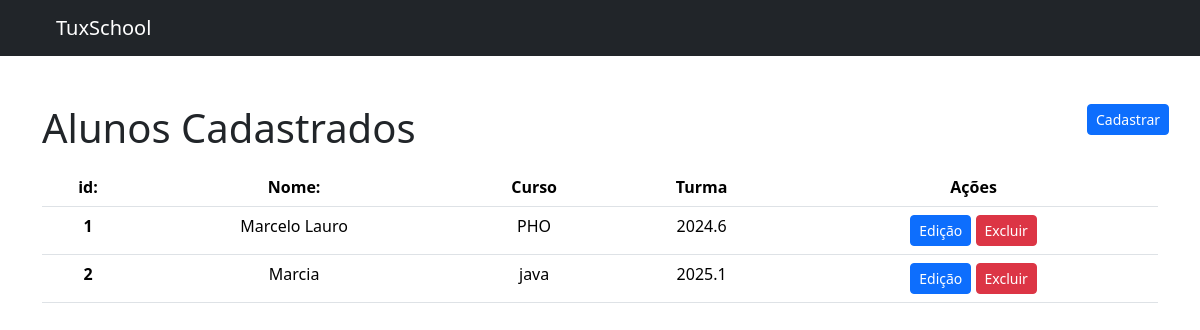
The app's page /, older data.
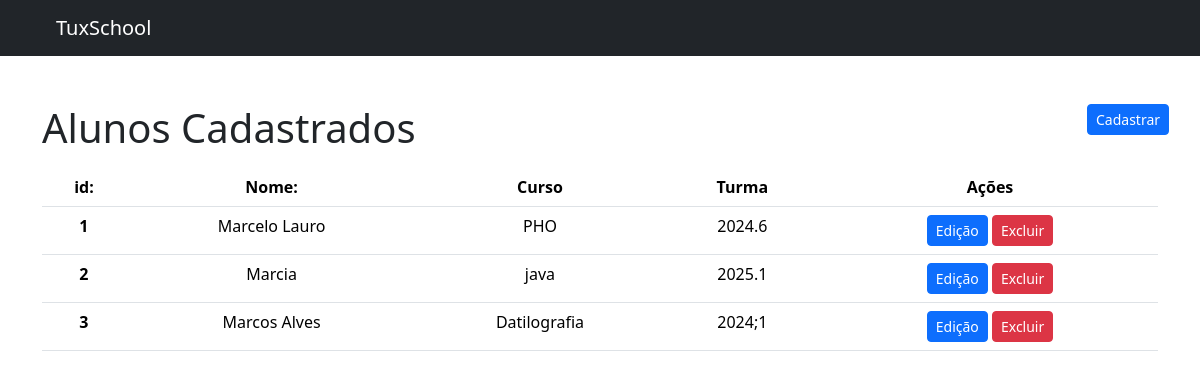
The same page, newer data.
### alunos/models.py (models this page shows)
class Alunos(models.Model):
    nome = models.CharField(max_length=100, null=False, blank=False)
    curso = models.CharField(max_length=100, null=False, blank=False)
    turma = models.CharField(max_length=100, null=False, blank=False)

### alunos/views.py (the view)
# urls.py: path("", AlunosListViews.as_view(), name="alunos_list"),
class AlunosListViews(ListView):
    model = Alunos

### alunos/templates/alunos/alunos_list.html
{% extends 'base.html' %}
{% block content %}
    <div class="row">
                <div class="col-11">
                    <h1>Alunos Cadastrados</h1>
                </div>
                <div class="col-1">
                    <a href="{% url 'alunos_create'%}" class="btn btn-primary btn-sm">Cadastrar</a>
                </div>
            </div>
            <div>
                <table class="table mt-2 text-center">
                  <thead>
                    <tr>
                      <th scope="col">id:</th>
                      <th scope="col">Nome: </th>
                      <th scope="col">Curso</th>
                      <th scope="col">Turma</th>
                        <th scope="col">Ações</th>
                    </tr>
                  </thead>
                  <tbody>
                  {% for aluno in alunos_list %}
                    <tr>
                      <th scope="row">{{aluno.id}}</th>
                      <td>{{aluno.nome}}</td>
                      <td>{{aluno.curso}}</td>
                      <td>{{aluno.turma}}</td>
                        <td>
                            <button type="button" class="btn btn-primary btn-sm">Edição</button>
                            <button type="button" class="btn btn-danger btn-sm">Excluir</button>
                        </td>
                    </tr>
                  {% endfor %}
                  </tbody>
                </table>
            </div>
{% endblock content %}

Row changes from the older to the newer data that the page shows:
added Alunos: id "3", nome "Marcos Alves", curso "Datilografia", turma "2024;1"
